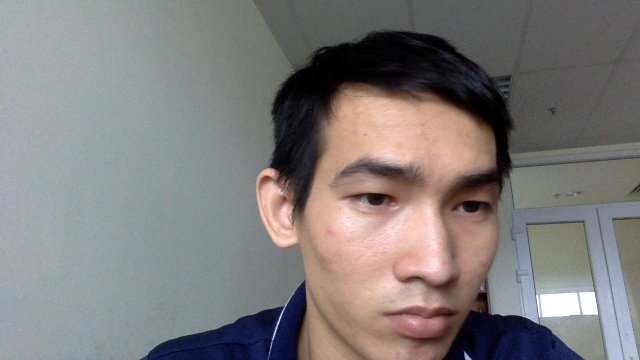
#> input picture Blue_eyes/10542101202016read_base.jpg, 640 x 360 px
$ python -i gabor.py   (imports and definitions only)   (older library calls are emulated)
#> lines starting #> are read from the running program, lines starting #| are printed output that depends on the picture
#> further down, picture is the input picture: shape (360, 640, 3); mean B, G, R 123.3, 124, 127.3
#!/usr/bin/env python
#
# This file is part of the Emotions project. The complete source code is
# available at https://github.com/luigivieira/emotions.
#
# Copyright (c) 2016-2017, Luiz Carlos Vieira (http://www.luiz.vieira.nom.br)
#
# MIT License
#
# Permission is hereby granted, free of charge, to any person obtaining a copy
# of this software and associated documentation files (the "Software"), to deal
# in the Software without restriction, including without limitation the rights
# to use, copy, modify, merge, publish, distribute, sublicense, and/or sell
# copies of the Software, and to permit persons to whom the Software is
# furnished to do so, subject to the following conditions:
#
# The above copyright notice and this permission notice shall be included in all
# copies or substantial portions of the Software.
#
# THE SOFTWARE IS PROVIDED "AS IS", WITHOUT WARRANTY OF ANY KIND, EXPRESS OR
# IMPLIED, INCLUDING BUT NOT LIMITED TO THE WARRANTIES OF MERCHANTABILITY,
# FITNESS FOR A PARTICULAR PURPOSE AND NONINFRINGEMENT. IN NO EVENT SHALL THE
# AUTHORS OR COPYRIGHT HOLDERS BE LIABLE FOR ANY CLAIM, DAMAGES OR OTHER
# LIABILITY, WHETHER IN AN ACTION OF CONTRACT, TORT OR OTHERWISE, ARISING FROM,
# OUT OF OR IN CONNECTION WITH THE SOFTWARE OR THE USE OR OTHER DEALINGS IN THE
# SOFTWARE.

import numpy as np
from skimage.filters import gabor_kernel
import cv2

#=============================================
class KernelParams:
    """
    A simple class to represent the parameters of a given Gabor kernel.
    """

    #---------------------------------------------
    def __init__(self, wavelength, orientation):
        """
        Class constructor. Define the parameters of a Gabor kernel.

        Parameters
        ----------
        wavelength: float
            Wavelength (in pixels) of a Gabor kernel.
        orientation: float
            Orientations (in radians) of a Gabor kernel.
        """

        self.wavelength = wavelength
        """Wavelength (in pixels) of a Gabor kernel."""

        self.orientation = orientation
        """Orientation (in radians) of a Gabor kernel."""

    #---------------------------------------------
    def __hash__(self):
        """
        Generates a hash value for this object instance.

        Returns
        ----------
        hash: int
            Hash value of this object.
        """
        return hash((self.wavelength, self.orientation))

    #---------------------------------------------
    def __eq__(self, other):
        """
        Verifies if this object instance is equal to another.

        This method is the implementation of the == operator.

        Parameters
        ----------
        other: KernelParams
            Other instance to compare with this one.

        Returns
        ----------
        eq: bool
            True if this and the other instances have the same parameters, or
            False otherwise.
        """
        return (self.wavelength, self.orientation) == \
               (other.wavelength, other.orientation)

    #---------------------------------------------
    def __ne__(self, other):
        """
        Verifies if this object instance is different than another.

        This method is the implementation of the != operator.

        Parameters
        ----------
        other: KernelParams
            Other instance to compare with this one.

        Returns
        ----------
        neq: bool
            True if this and the other instances have different parameters, or
            False otherwise.
        """
        return not(self == other)

#=============================================
class GaborBank:
    """
    Represents a bank of gabor kernels.
    """

    #---------------------------------------------
    def __init__(self, w = [4, 7, 10, 13],
                       o = [i for i in np.arange(0, np.pi, np.pi / 8)]):
        """
        Class constructor. Create a bank of Gabor kernels with a predefined set
        of wavelengths and orientations.

        The bank is composed of one kernel for each combination of wavelength x
        orientation. For the rationale regarding the choice of parameters, refer
        to the PhD thesis of the author of this code.
        """

        self._wavelengths = w
        """
        List of wavelengths (in pixels) used to create the bank of Gabor
        kernels.
        """

        self._orientations = o
#> self._orientations = [0, 0.393, 0.785, 1.18, 1.57, 1.96, 2.36, 2.75]
        """
        List of orientations (in radians) used to create the bank of Gabor
        kernels.
        """

        self._kernels = {}
        """Dictionary holding the Gabor kernels in the bank."""

        # Create one kernel for each combination of wavelength x orientation
        for wavelength in self._wavelengths:
            for orientation in self._orientations:
                # Convert wavelength to spatial frequency (scikit-image's
                # interface expects spatial frequency, even though the original
                # equation uses wavelengths - see https://en.wikipedia.org/wiki/
                # Gabor_filter/)
                frequency = 1 / wavelength

                # Create and save the kernel
                kernel = gabor_kernel(frequency, orientation)
                par = KernelParams(wavelength, orientation)
                self._kernels[par] = kernel

    #---------------------------------------------
    def filter(self, image):
        """
        Filter the given image with the Gabor kernels in this bank.

        Parameters
        ----------
        image: numpy.array
            Image to be filtered.

        Returns
        -------
        responses: numpy.array
            List of the responses of the filtering with the Gabor kernels. The
            responses are the magnitude of both the real and imaginary parts of
            the convolution with each kernel, hence this list dimensions are the
            same of the image, plus another dimension for the 32 responses (one
            for each kernel in the bank, since there are 4 wavelengths and 8
            orientations).
        """

        image = cv2.cvtColor(image, cv2.COLOR_BGR2GRAY)
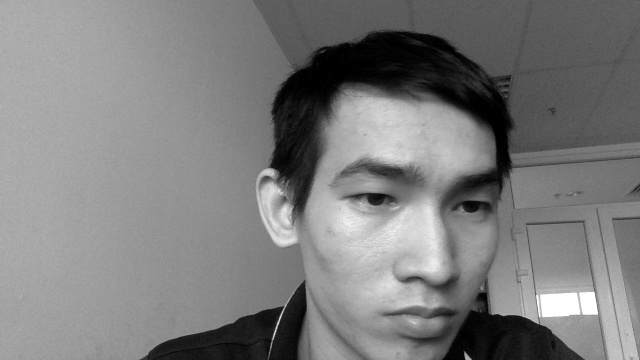
#> image: shape (360, 640); min 0, max 255, mean 124.9

        responses = []
        for wavelength in self._wavelengths:
            for orientation in self._orientations:

                # Get the kernel
                frequency = 1 / wavelength
                par = KernelParams(wavelength, orientation)
                kernel = self._kernels[par]

                # Filter with both real and imaginary parts
                real = cv2.filter2D(image, cv2.CV_32F, kernel.real)
                imag = cv2.filter2D(image, cv2.CV_32F, kernel.imag)

                # The response is the magnitude of the real and imaginary
                # responses to the filters, normalized to [-1, 1]
                mag = cv2.magnitude(real, imag)
                cv2.normalize(mag, mag, -1, 1, cv2.NORM_MINMAX)

                responses.append(mag)
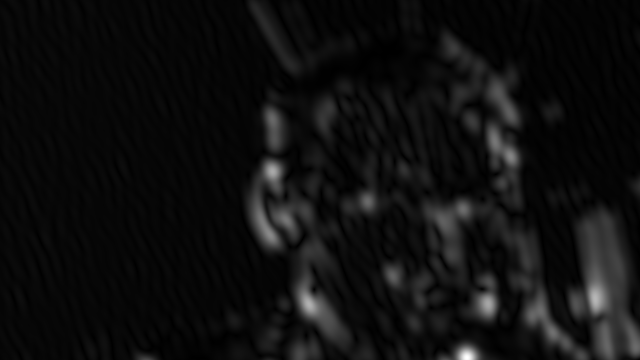
#> mag: shape (360, 640) float32; min -1, max 1, mean -0.878; drawn with min black and max white
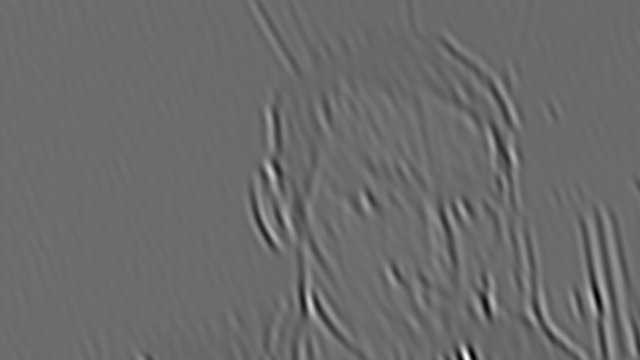
#> real: shape (360, 640) float32; min -10.27, max 14.75, mean 0.312; drawn with min black and max white
#> after the loop, responses = 32 items

        return np.array(responses)

>>> import cv2
>>> picture = cv2.imread('10542101202016read_base.jpg')
>>> result = GaborBank().filter(picture)

$ run again, on Blue_eyes/back.jpeg
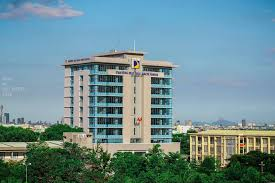
#> input picture Blue_eyes/back.jpeg, 275 x 183 px
#> picture is the input picture: shape (183, 275, 3); mean B, G, R 145.8, 140.9, 109.6
#> self._orientations = [0, 0.393, 0.785, 1.18, 1.57, 1.96, 2.36, 2.75]
#> after the loop in filter, `for wavelength in self._wavelengths:`:
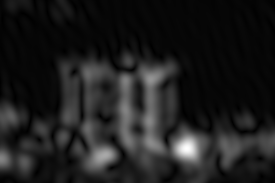
#> mag: shape (183, 275) float32; min -1, max 1, mean -0.761; drawn with min black and max white
#> after the loop in filter, `for wavelength in self._wavelengths:`:
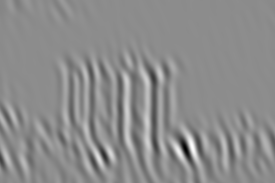
#> real: shape (183, 275) float32; min -15.06, max 12.96, mean 0.328; drawn with min black and max white
#> after the loop in filter, `for wavelength in self._wavelengths:`: responses = 32 items
